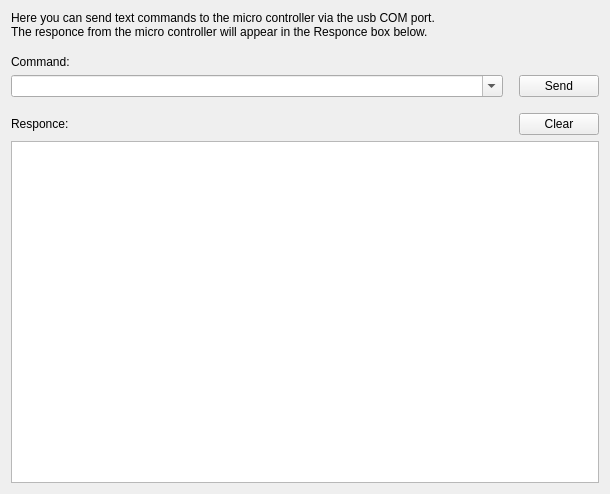
<?xml version="1.0" encoding="UTF-8"?>
<ui version="4.0">
 <class>FormCommands</class>
 <widget class="QWidget" name="FormCommands">
  <property name="geometry">
   <rect>
    <x>0</x>
    <y>0</y>
    <width>610</width>
    <height>494</height>
   </rect>
  </property>
  <property name="windowTitle">
   <string>Form</string>
  </property>
  <layout class="QGridLayout" name="gridLayout">
   <item row="0" column="0">
    <layout class="QVBoxLayout" name="verticalLayout">
     <item>
      <widget class="QLabel" name="label">
       <property name="minimumSize">
        <size>
         <width>0</width>
         <height>0</height>
        </size>
       </property>
       <property name="text">
        <string>Here you can send text commands to the micro controller via the usb COM port.
The responce from the micro controller will appear in the Responce box below.</string>
       </property>
      </widget>
     </item>
     <item>
      <spacer name="verticalSpacer_2">
       <property name="orientation">
        <enum>Qt::Vertical</enum>
       </property>
       <property name="sizeType">
        <enum>QSizePolicy::Fixed</enum>
       </property>
       <property name="sizeHint" stdset="0">
        <size>
         <width>20</width>
         <height>10</height>
        </size>
       </property>
      </spacer>
     </item>
     <item>
      <widget class="QLabel" name="label_2">
       <property name="text">
        <string>Command:</string>
       </property>
      </widget>
     </item>
     <item>
      <layout class="QHBoxLayout" name="horizontalLayout_2">
       <item>
        <widget class="QComboBox" name="comboCommands">
         <property name="minimumSize">
          <size>
           <width>0</width>
           <height>0</height>
          </size>
         </property>
         <property name="editable">
          <bool>true</bool>
         </property>
        </widget>
       </item>
       <item>
        <spacer name="horizontalSpacer2">
         <property name="orientation">
          <enum>Qt::Horizontal</enum>
         </property>
         <property name="sizeType">
          <enum>QSizePolicy::Fixed</enum>
         </property>
         <property name="sizeHint" stdset="0">
          <size>
           <width>10</width>
           <height>20</height>
          </size>
         </property>
        </spacer>
       </item>
       <item>
        <widget class="QPushButton" name="btnSendCommand">
         <property name="sizePolicy">
          <sizepolicy hsizetype="Fixed" vsizetype="Fixed">
           <horstretch>0</horstretch>
           <verstretch>0</verstretch>
          </sizepolicy>
         </property>
         <property name="text">
          <string>Send</string>
         </property>
        </widget>
       </item>
      </layout>
     </item>
     <item>
      <spacer name="verticalSpacer">
       <property name="orientation">
        <enum>Qt::Vertical</enum>
       </property>
       <property name="sizeType">
        <enum>QSizePolicy::Fixed</enum>
       </property>
       <property name="sizeHint" stdset="0">
        <size>
         <width>20</width>
         <height>10</height>
        </size>
       </property>
      </spacer>
     </item>
     <item>
      <layout class="QHBoxLayout" name="horizontalLayout_3">
       <item>
        <widget class="QLabel" name="label_3">
         <property name="text">
          <string>Responce:</string>
         </property>
        </widget>
       </item>
       <item>
        <spacer name="horizontalSpacer">
         <property name="orientation">
          <enum>Qt::Horizontal</enum>
         </property>
         <property name="sizeHint" stdset="0">
          <size>
           <width>40</width>
           <height>20</height>
          </size>
         </property>
        </spacer>
       </item>
       <item>
        <widget class="QPushButton" name="pushButton">
         <property name="text">
          <string>Clear</string>
         </property>
        </widget>
       </item>
      </layout>
     </item>
     <item>
      <widget class="QTextEdit" name="textEditResponse">
       <property name="readOnly">
        <bool>true</bool>
       </property>
      </widget>
     </item>
    </layout>
   </item>
  </layout>
 </widget>
 <resources/>
 <connections/>
</ui>
